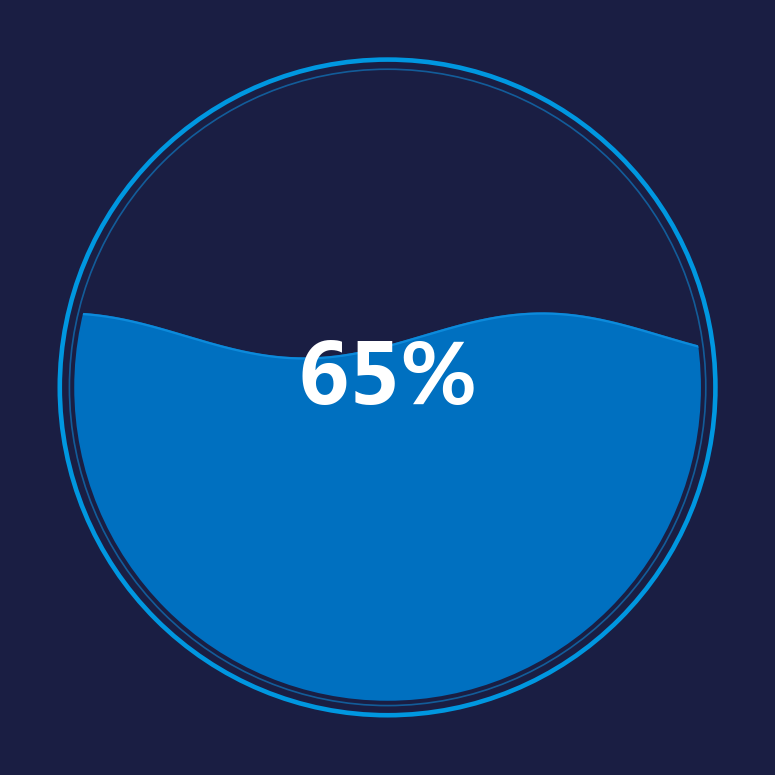

The script that saved this image:
# -*- coding: utf-8 -*-
"""
图表 16 波浪水球图
复现《Excel数据可视化 - 从图表到数据大屏》第二章后15个图表
运行: python 16_波浪水球图.py  ->  生成 16_波浪水球图.png
"""

import os
import math
import numpy as np
import matplotlib
matplotlib.use('Agg')
import matplotlib.pyplot as plt
from matplotlib.patches import (Circle, Wedge, Rectangle, FancyBboxPatch,
                                PathPatch)
from matplotlib.path import Path
from matplotlib.lines import Line2D
from matplotlib.patches import Patch
import matplotlib.colors as mcolors

plt.rcParams['font.sans-serif'] = ['Microsoft YaHei', 'SimHei', 'DejaVu Sans']
plt.rcParams['axes.unicode_minus'] = False
plt.rcParams['figure.dpi'] = 150

OUT = os.path.dirname(os.path.abspath(__file__))

# ---------------- 配色（取自原图表像素） ----------------
BG       = '#1A1E43'   # 深蓝底
BLUE     = '#0070C0'
BLUE_L   = '#00B0F0'
BLUE_M   = '#82ADD7'
BLUE_BR  = '#0E5DFF'   # 子弹图-实际
RED      = '#E74E69'
YELLOW   = '#FFC000'
AMBER    = '#FFC54D'
TEAL     = '#087E8B'
ROSE_R   = '#F94C66'
CYAN     = '#37A2DA'
GREEN_T  = '#11A7AD'
PURPLE   = '#7030A0'
DARKLINE = '#1A1E43'
TXT      = '#FFFFFF'
TXT2     = '#E9EAF2'
TXT3     = '#AEB1C2'
GREY_TR  = '#767889'   # 滑珠轨道灰
GREY_BEAD= '#A6A6A6'
OUTLINE  = '#9BA0BC'   # 目标柱描边
# 南丁格尔圆环
R_PURPLE = '#512DCB'
R_BLUE   = '#6073F3'
R_CYAN   = '#66CBDD'
# 复合柱形图季度色
Q_COLORS = ['#4A5BD1', '#FC6C0F', '#F6A50B', '#A2417B']

TITLE_FS  = 23
SUB_FS    = 14.5
NOTE_FS   = 10.5


def save(fig, name):
    path = os.path.join(OUT, name)
    fig.savefig(path, facecolor=BG, bbox_inches='tight', pad_inches=0.12)
    plt.close(fig)
    print('saved:', name)


def dashboard(title=None, subtitle=None, footnote=None, figsize=(8.4, 6.0)):
    """统一的深色大屏画布，返回 fig，标题/副标题/脚注用 figure 坐标"""
    fig = plt.figure(figsize=figsize, facecolor=BG)
    if title:
        fig.text(0.055, 0.955, title, fontsize=TITLE_FS, fontweight='bold',
                 color=TXT, va='top', ha='left')
    if subtitle:
        fig.text(0.055, 0.885, subtitle, fontsize=SUB_FS, color=TXT2,
                 va='top', ha='left')
    if footnote:
        fig.text(0.055, 0.045, footnote, fontsize=NOTE_FS, color=TXT3,
                 va='bottom', ha='left')
    return fig


def polar_xy(r, deg_cw_from_top):
    """顺时针(从正上方)角度 -> 直角坐标"""
    a = np.radians(90 - deg_cw_from_top)
    return r * np.cos(a), r * np.sin(a)


def ring(ax, r_in, r_out, vals, colors, start=90, edge=DARKLINE, lw=1.2):
    """画一个(甜甜圈)环：vals 为各项占比(自动归一)，从 start 度起顺时针着色"""
    vals = np.asarray(vals, dtype=float)
    total = vals.sum()
    cur = start
    out = []
    for v, c in zip(vals, colors):
        sweep = 360.0 * v / total
        if c is not None:
            w = Wedge((0, 0), r_out, cur - sweep, cur,
                      width=r_out - r_in, facecolor=c, edgecolor=edge,
                      linewidth=lw, zorder=2)
            ax.add_patch(w)
            out.append(w)
        cur -= sweep
    return out


def capsule(ax, x0, x1, y, thick_pt, color, z=2):
    """以粗圆头线画胶囊条(thick_pt 为线宽/点)，不受坐标比例影响"""
    ax.plot([x0, x1], [y, y], color=color, lw=thick_pt,
            solid_capstyle='round', solid_joinstyle='round',
            zorder=z, clip_on=False)


# ============ 16 波浪水球图 ============
def fig16():
    rate = 0.65
    fig = plt.figure(figsize=(5.6, 5.6), facecolor=BG)
    ax = fig.add_axes([0.06, 0.06, 0.88, 0.88])
    ax.set_xlim(-1.15, 1.15); ax.set_ylim(-1.15, 1.15)
    ax.set_aspect('equal'); ax.axis('off')

    # 外圈描边
    ax.add_patch(Circle((0, 0), 1.02, fill=False, ec='#0097E0', lw=2.2, zorder=5))
    ax.add_patch(Circle((0, 0), 0.99, fill=False, ec='#0E86D4', lw=0.8,
                        alpha=.6, zorder=5))

    # 波浪水体（clip 到圆内，波形与原图一致：左缘波峰→波谷→波峰→右缘下降）
    level = 0.16
    wx = np.linspace(-1.02, 1.02, 600)
    t = (wx + 1.0) / 2.0
    wave = level + 0.07 * np.cos(2 * np.pi * 1.35 * t)
    fill_x = np.concatenate([wx, wx[::-1]])
    fill_y = np.concatenate([wave, np.full_like(wx, -1.12)])
    poly = ax.fill(fill_x, fill_y, color=BLUE, zorder=2)[0]
    wline, = ax.plot(wx, wave, color='#0F8FE0', lw=1.1, alpha=.85, zorder=3)
    clip = Circle((0, 0), 0.975, transform=ax.transData)
    poly.set_clip_path(clip)
    wline.set_clip_path(clip)

    ax.text(0, 0.02, '%.0f%%' % (rate * 100), ha='center', va='center',
            fontsize=40, color='white', fontweight='bold', zorder=6)
    save(fig, '16_波浪水球图.png')


if __name__ == '__main__':
    fig16()
